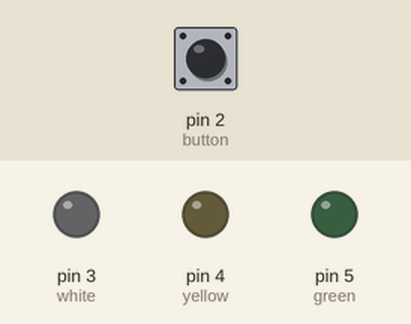
Bench run of a sketch on a simulated Arduino Uno, built with avr-gcc and run on an emulated ATmega328P. Parts: output pins drawn as LEDs (lit = HIGH). The test bench sets the inputs (shaded band); at power-on: pin 2 (button) LOW. What the sketch prints to the serial monitor is not drawn.

Above: at 1.2 s.
1.3 s: pin 2 (button) pulled HIGH for 0.15 s
At 1.9 s:
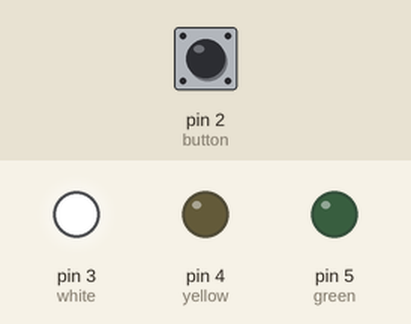
2.9 s: pin 2 (button) pulled HIGH for 1 s
At 4.4 s:
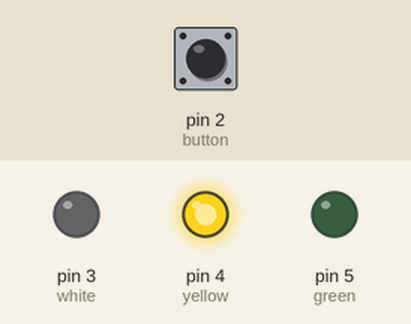
5.4 s: pin 2 (button) pulled HIGH for 0.15 s
At 6.2 s:
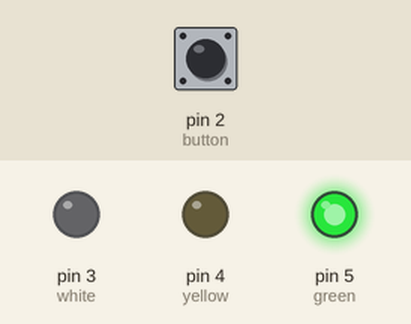
7.0 s: pin 2 (button) pulled HIGH for 3.2 s
At 11.6 s:
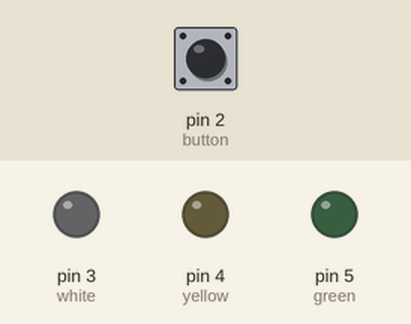
Timing chart, 0 to 12.7 s (numbered marks = the images above; inputs shaded):
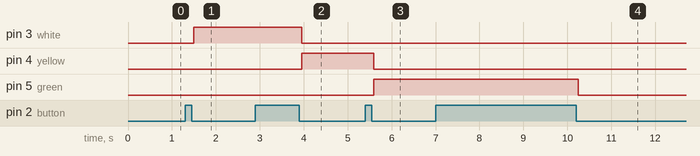

The sketch:

sketch_jul18a.ino
```cpp
// Interface Lab July 18
// Switching between 3 LEDs with a push button (traffic lights)

int prevButtonState = 0;  // variable for previous button state
int counter = 0;          // counter to switch states

void setup() {
  // put your setup code here, to run once:

  //Begin the serial port so we can communicate/debug
  Serial.begin(9600);

  //set D2 to be an input (button) (note that digital pins don't need to be declared as "D2"—Arduino assumes digital by default)
  pinMode(2, INPUT);

  // D3-D5 as outputs (LEDs)
  pinMode(3, OUTPUT);  // white
  pinMode(4, OUTPUT);  // yellow
  pinMode(5, OUTPUT);  // green
}

void loop() {
  // put your main code here, to run repeatedly:

  int buttonState = digitalRead(2);  // read current button state (1 is pressed, 0 is not)
  Serial.println(buttonState);       // print to serial

  if (buttonState == 1 && prevButtonState == 0) {  // press down state
    prevButtonState = 1;
  }

  if (buttonState == 0 && prevButtonState == 1) {  // release
    Serial.println("Button Released, update the counter");
    counter = counter + 1;  // add 1 to the counter

    prevButtonState = 0;  // update the "previous" button state
    delay(5);
  }

  if (counter == 0) {
    digitalWrite(3, LOW);  // white
    digitalWrite(4, LOW);  // yellow
    digitalWrite(5, LOW);  // green
  }
  if (counter == 1) {
    digitalWrite(3, HIGH);  // white
    digitalWrite(4, LOW);   // yellow
    digitalWrite(5, LOW);   // green
  }

  if (counter == 2) {
    digitalWrite(3, LOW);   // white
    digitalWrite(4, HIGH);  // yellow
    digitalWrite(5, LOW);   // green
  }

  if (counter == 3) {
    digitalWrite(3, LOW);   // white
    digitalWrite(4, LOW);   // yellow
    digitalWrite(5, HIGH);  // green
  }

  if (counter > 3) {  //reset the counter with if statement
    counter = 0;
  }

  //counter = counter % 4; // uncomment to reset the counter using modulo
}
```

Measured:
- after the input at 1.3 s, pin 3 (white): LOW → HIGH after 0.20 s
- after the input at 2.9 s, pin 3 (white): HIGH → LOW after 1.0 s; pin 4 (yellow): LOW → HIGH after 1.0 s
- after the input at 5.4 s, pin 4 (yellow): HIGH → LOW after 0.20 s; pin 5 (green): LOW → HIGH after 0.20 s
- after the input at 7.0 s, pin 5 (green): HIGH → LOW after 3.2 s
